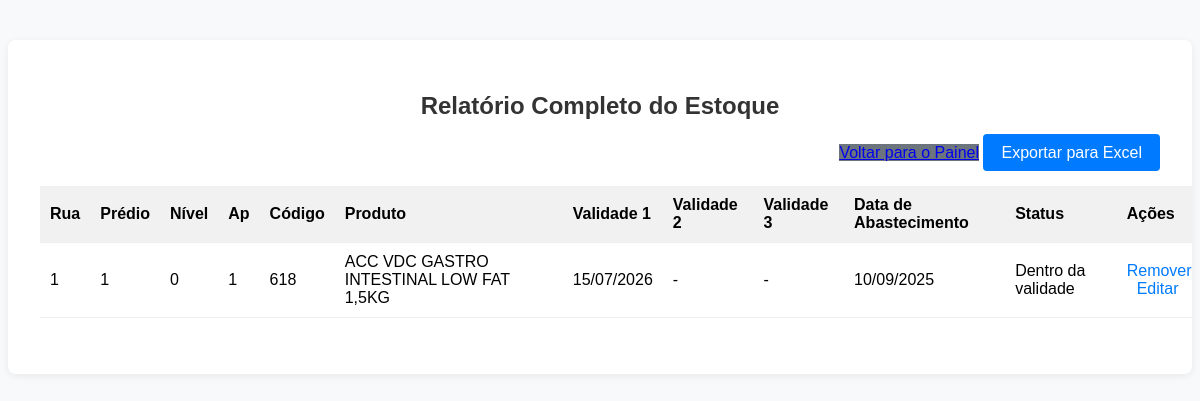
Before: /produtos/relatorio_completo/ (signed in) with the older database file.
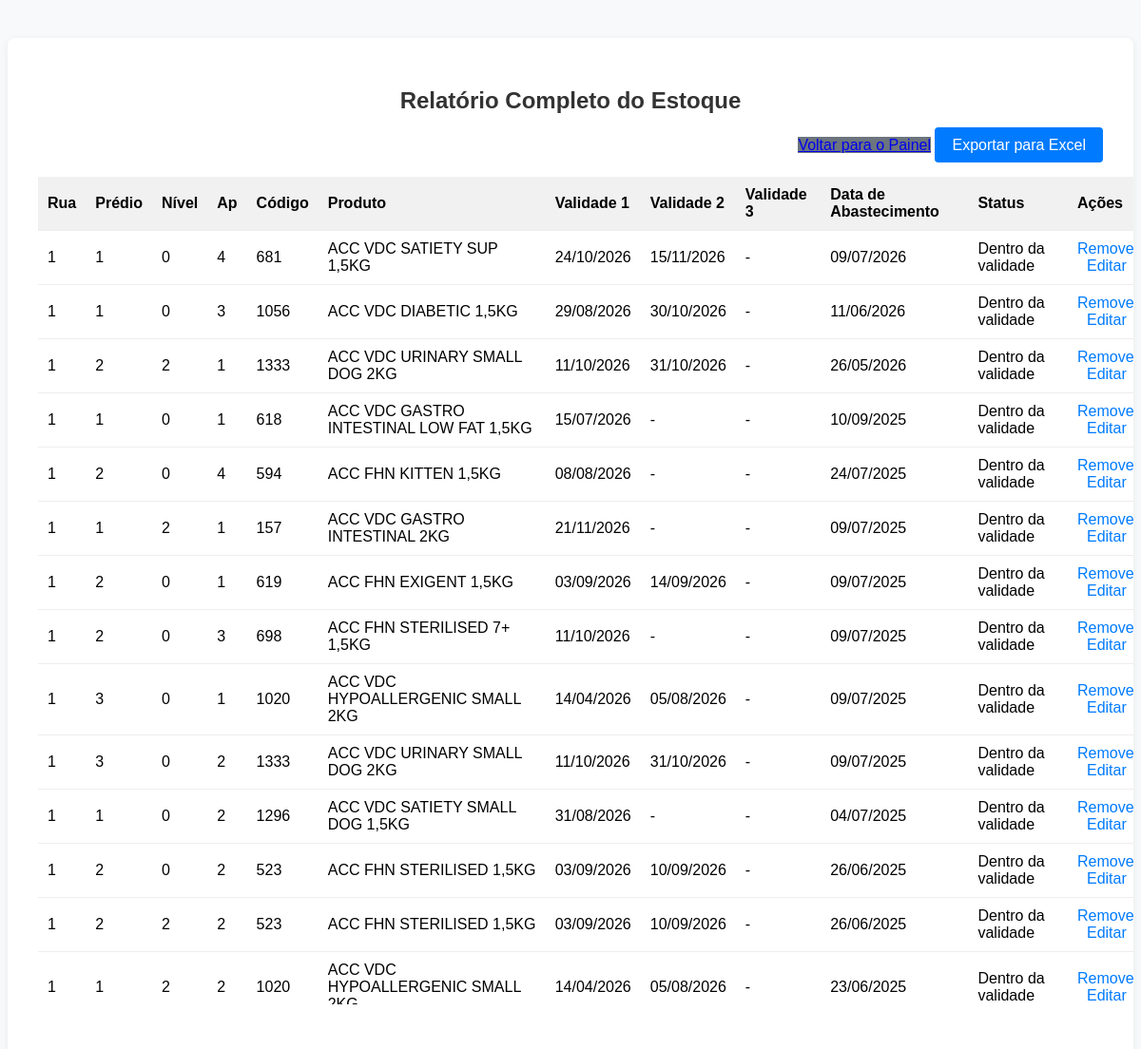
After: the same page with the newer database file.
### produtos/models.py (models this page shows, shortened)
class Estoque(models.Model):
    produto = models.ForeignKey(Produto, on_delete=models.CASCADE)
    local = models.ForeignKey(Armazenamento, on_delete=models.CASCADE)
    data_armazenado = models.DateField()

class Armazenamento(models.Model):
    rua = models.CharField(max_length=50)
    predio = models.CharField(max_length=50)
    nivel = models.CharField(max_length=10)
    ap = models.CharField(max_length=10)
    livre = models.BooleanField(default=True)

class Produto(models.Model):
    nome = models.CharField(max_length=100)
    codigo = models.CharField(max_length=50, unique=True)
    peso = models.CharField(max_length=50)

class Lote(models.Model):
    produto = models.ForeignKey(Produto, on_delete=models.CASCADE, related_name='lotes')
    validade = models.DateField()
    quantidade = models.PositiveIntegerField(default=1)
    data_fabricacao = models.DateField(null=True, blank=True)
    numero_lote = models.CharField(max_length=50, blank=True, null=True)
    class Meta:
        unique_together = ('produto', 'validade', 'numero_lote')

### produtos/views.py (the view)
# urls.py: path('relatorio_completo/', views.relatorio_completo, name='relatorio_completo'),
@login_required
def relatorio_completo(request):
    from datetime import date, timedelta
    estoque = Estoque.objects.select_related('produto', 'local').order_by('-data_armazenado')
    today = date.today()
    hoje_mais_30 = today + timedelta(days=30)
    return render(request, 'produtos/relatorio_completo.html', {
        'estoque': estoque,
        'today': today,
        'hoje_mais_30': hoje_mais_30
    })

### produtos/templates/produtos/relatorio_completo.html (shortened to what this page needs)
<!DOCTYPE html>
<html lang="pt-br">
<head>
</head>
<body>
    <div class="container">
        <h2>Relatório Completo do Estoque</h2>
        <div style="margin-bottom: 24px; text-align: right;">
            <a href="{% url 'painel' %}" style="background:#6c757d;">Voltar para o Painel</a>
            <a href="{% url 'exportar_estoque' %}" style="background:#007bff;color:#fff;padding:10px 18px;border-radius:4px;text-decoration:none;">Exportar para Excel</a>
        </div>
        <table>
            <thead>
                <tr>
                    <th>Rua</th>
                    <th>Prédio</th>
                    <th>Nível</th>
                    <th>Ap</th>
                    <th>Código</th>
                    <th>Produto</th>
                    <th>Validade 1</th>
                    <th>Validade 2</th>
                    <th>Validade 3</th>
                    <th>Data de Abastecimento</th>
                    <th>Status</th>
                    <th>Ações</th>
                </tr>
            </thead>
            <tbody>
                {% for item in estoque %}
                {% with lotes=item.produto.lotes.all|dictsort:"validade" %}
                <tr>
                    <td>{{ item.local.rua }}</td>
                    <td>{{ item.local.predio }}</td>
                    <td>{{ item.local.nivel }}</td>
                    <td>{{ item.local.ap }}</td>
                    <td>{{ item.produto.codigo }}</td>
                    <td class="nowrap">{{ item.produto.nome }}</td>
                    <td>{% if lotes|length > 0 %}{{ lotes.0.validade|date:"d/m/Y" }}{% else %}-{% endif %}</td>
                    <td>{% if lotes|length > 1 %}{{ lotes.1.validade|date:"d/m/Y" }}{% else %}-{% endif %}</td>
                    <td>{% if lotes|length > 2 %}{{ lotes.2.validade|date:"d/m/Y" }}{% else %}-{% endif %}</td>
                    <td>{{ item.data_armazenado|date:"d/m/Y" }}</td>
                    <td>
                        {% if lotes and lotes.0.validade <= today %}
                            <span class="vencido">Vencido</span>
                        {% elif lotes and lotes.0.validade <= hoje_mais_30 %}
                            <span style="color:#bfa900;font-weight:bold;">Próximo do vencimento</span>
                        {% else %}
                            <span class="ok">Dentro da validade</span>
                        {% endif %}
                    </td>
                    <td class="actions">
                        <a href="{% url 'remover_produto' item.id %}">Remover</a>
                        {% if item.produto.codigo %}
                            <a href="{% url 'cadastrar_produto' %}?codigo={{ item.produto.codigo }}" style="color:#007bff; margin-left:10px;">Editar</a>
                        {% endif %}
                    </td>
                </tr>
                {% endwith %}
                {% empty %}
                <tr>
                    <td colspan="12" style="text-align:center;">Nenhum produto armazenado.</td>
                </tr>
                {% endfor %}
            </tbody>
        </table>
    </div>
</body>
</html>

Changed rows visible on the page:
added Estoque: local.rua "1", local.predio "1", local.nivel "0", local.ap "4", produto.codigo "681", produto.nome "ACC VDC SATIETY SUP 1,5KG", produto.lotes.0.validade "24/10/2026", produto.lotes.1.validade "15/11/2026", data_armazenado "09/07/2026"
added Estoque: local.rua "1", local.predio "1", local.nivel "0", local.ap "3", produto.codigo "1056", produto.nome "ACC VDC DIABETIC 1,5KG", produto.lotes.0.validade "29/08/2026", produto.lotes.1.validade "30/10/2026", data_armazenado "11/06/2026"
added Estoque: local.rua "1", local.predio "2", local.nivel "2", local.ap "1", produto.codigo "1333", produto.nome "ACC VDC URINARY SMALL DOG 2KG", produto.lotes.0.validade "11/10/2026", produto.lotes.1.validade "31/10/2026", data_armazenado "26/05/2026"
added Estoque: local.rua "1", local.predio "2", local.nivel "0", local.ap "4", produto.codigo "594", produto.nome "ACC FHN KITTEN 1,5KG", produto.lotes.0.validade "08/08/2026", data_armazenado "24/07/2025"
added Estoque: local.rua "1", local.predio "1", local.nivel "2", local.ap "1", produto.codigo "157", produto.nome "ACC VDC GASTRO INTESTINAL 2KG", produto.lotes.0.validade "21/11/2026", data_armazenado "09/07/2025"
added Estoque: local.rua "1", local.predio "2", local.nivel "0", local.ap "1", produto.codigo "619", produto.nome "ACC FHN EXIGENT 1,5KG", produto.lotes.0.validade "03/09/2026", produto.lotes.1.validade "14/09/2026", data_armazenado "09/07/2025"
added Estoque: local.rua "1", local.predio "2", local.nivel "0", local.ap "3", produto.codigo "698", produto.nome "ACC FHN STERILISED 7+ 1,5KG", produto.lotes.0.validade "11/10/2026", data_armazenado "09/07/2025"
added Estoque: local.rua "1", local.predio "3", local.nivel "0", local.ap "1", produto.codigo "1020", produto.nome "ACC VDC HYPOALLERGENIC SMALL 2KG", produto.lotes.0.validade "14/04/2026", produto.lotes.1.validade "05/08/2026", data_armazenado "09/07/2025"
added Estoque: local.rua "1", local.predio "3", local.nivel "0", local.ap "2", produto.codigo "1333", produto.nome "ACC VDC URINARY SMALL DOG 2KG", produto.lotes.0.validade "11/10/2026", produto.lotes.1.validade "31/10/2026", data_armazenado "09/07/2025"
added Estoque: local.rua "1", local.predio "1", local.nivel "0", local.ap "2", produto.codigo "1296", produto.nome "ACC VDC SATIETY SMALL DOG 1,5KG", produto.lotes.0.validade "31/08/2026", data_armazenado "04/07/2025"
added Estoque: local.rua "1", local.predio "2", local.nivel "0", local.ap "2", produto.codigo "523", produto.nome "ACC FHN STERILISED 1,5KG", produto.lotes.0.validade "03/09/2026", produto.lotes.1.validade "10/09/2026", data_armazenado "26/06/2025"
added Estoque: local.rua "1", local.predio "2", local.nivel "2", local.ap "2", produto.codigo "523", produto.nome "ACC FHN STERILISED 1,5KG", produto.lotes.0.validade "03/09/2026", produto.lotes.1.validade "10/09/2026", data_armazenado "26/06/2025"
added Estoque: local.rua "1", local.predio "1", local.nivel "2", local.ap "2", produto.codigo "1020", produto.nome "ACC VDC HYPOALLERGENIC SMALL 2KG", produto.lotes.0.validade "14/04/2026", produto.lotes.1.validade "05/08/2026", data_armazenado "23/06/2025"
